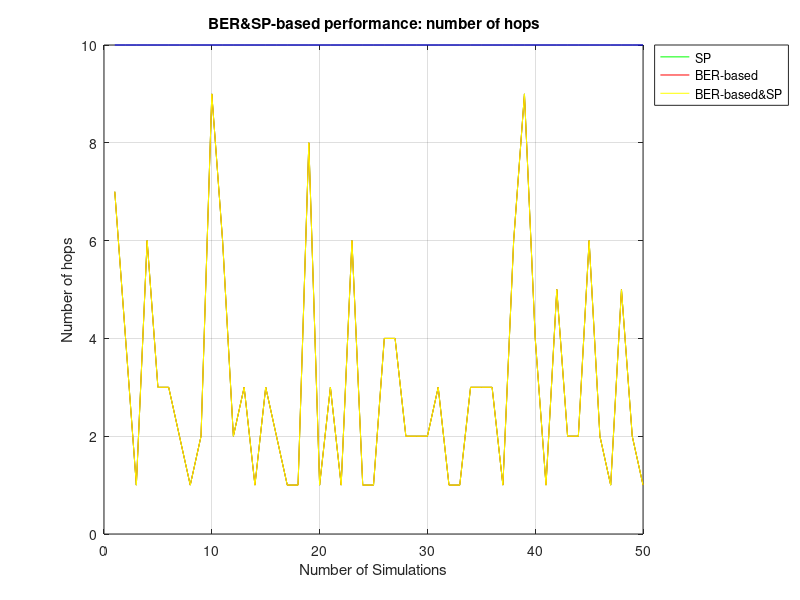
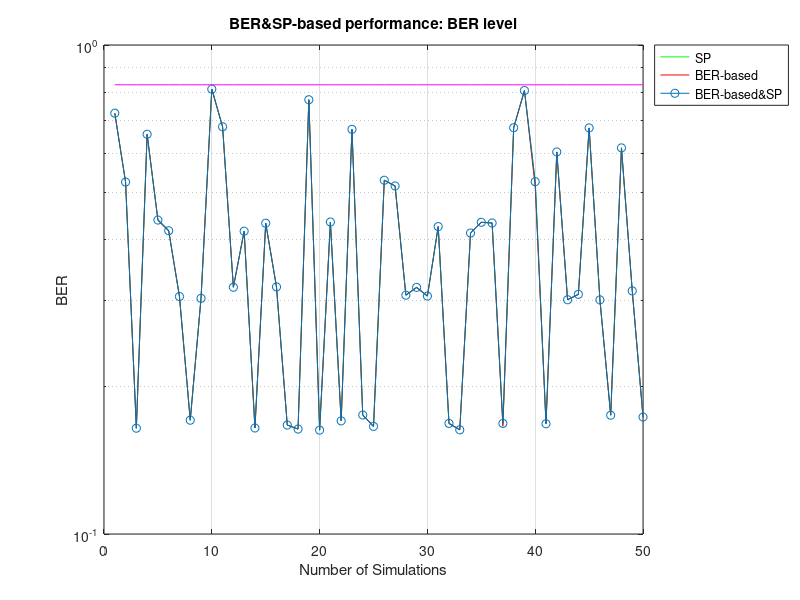
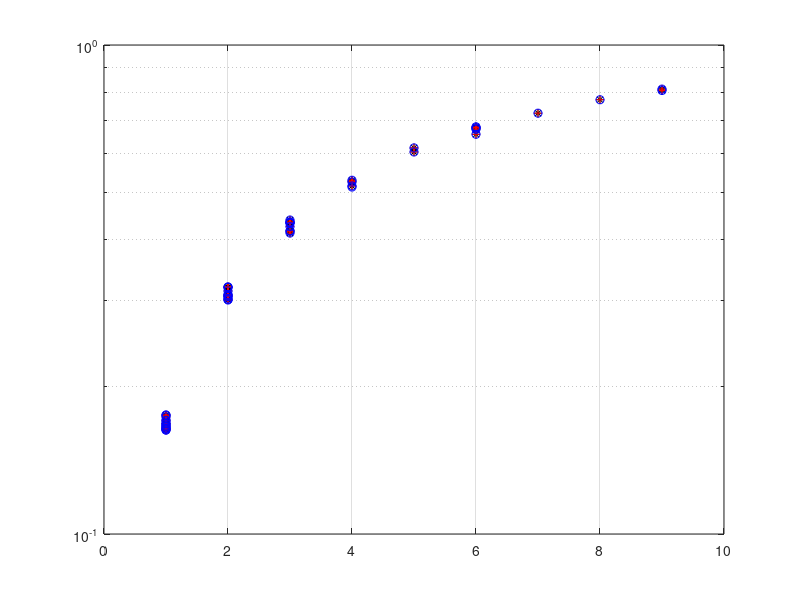

Source code (MATLAB) for these figures, in order:
clear all; 
close all; 
F=6; %noise figure in dB
K=1.38*1e-23;  %Boltzman constant
T=300; %room temperature in K
Pt=1e-3;  %mW
B=20*1e6;
N=300;

Rb=128*1024; % [b/s], data rate = 128kbps
L=1e4; %b/pck
lamda=1; %pck/s
rho=1e-3;    %the node spatial density, [nodes/kv.m]
rlink=1/sqrt(rho);

n_max=ceil(2*sqrt(N/pi));  %maxim number of hops in a route
%aver.number of hops in a route
n=floor(((2+N)*sqrt(N)+3*N)/(2*(N-1)));

Pr=Pt/rlink^2;
Ptherm=10^(F/10)*K*T*B;
nTier1 = randi(7,1,1);%1.Tierre transmit. neighbors
nTier2 = randi(5,1,1);%2st Tierre transmitting neighbors
Pini=nTier1*Pt/(2*rlink)^2+nTier2*Pt/((3*rlink)^2)
SNRlink_ini=Pr/(Ptherm+Pini);
BERlink_ini=0.5*erfc(sqrt(SNRlink_ini));
BERroute=1-(1-BERlink_ini).^n;
BERroutem=1-(1-BERlink_ini)^n_max;
     
route_SP=zeros(50,2);
route_BER=zeros(50,2);
route=zeros(50,2);
k=1;

while(k<51)
    
 %Random values of routes
  %BER_rand_link=randi([90 103],1,5)*1e-3;
  BER_rand_link=(BERlink_ini+(BERlink_ini/12)*rand(1,7));
   %n_rand=randi([n-5 n+5],1,7);
  for o=1:7
   a=[n_max:-1:1]
    n_rand(1,o)=a(1,randi([1 n_max], 1,1));
  end
    for m=1:length(n_rand)
        BERrand_route(1,m)=1-(1-BER_rand_link(1,m)).^n_rand(1,m);
    end
  %List of routes to destination X, 
  %where first row BER and 2nd is nh
    for i =1:length(BERrand_route)
        Tn(i,:)=cat(2,BERrand_route(1,i),n_rand(1,i));
    end

%Short Path (SP) route selection algorith
    Tn1=sortrows(Tn,2); %Tn sorted by number of hops(ascending)
    route_SP(k,1)=Tn1(1,1);
    route_SP(k,2)=Tn1(1,2);

 %BER-based route selection algorith
    Tn2=sortrows(Tn,1); %Tn sorted by  by BER number(ascending)
    route_BER(k,1)=Tn2(1,1);
    route_BER(k,2)=Tn2(1,2);

%SP&&BER-based route selection algorith
%First from Tn sorted by length of route,starting from shortest
% for each pair (BER, nh) compare routes BER < avg.BER. If all BER 
%are > avg.BER then selected route with smallest available BER.
    for i=1:length(Tn) 
        if Tn1(i,1)<BERroute&(route(k,2)==0)  
            route(k,1)=Tn1(i,1);
            route(k,2)=Tn1(i,2);
        else
            if i==5&(route(k,2)==0)   
                route(k,1)=Tn2(1,1);
                route(k,2)=Tn2(1,2);
            end
           
        end
    end
    k=k+1;
end

x=1:50;

figure(1) 
	plot(x, route_SP(:,2), 'g'), grid on, hold on
    plot(x, route_BER(:,2), 'r'), hold on
	plot(x, route(:,2), 'y'), hold on;
    plot(x, ones(size(x))*n, 'b') 
	vleg = legend('SP','BER-based','BER-based&SP','Location',...
		'NorthEastOutside');
	xlabel('Number of Simulations')
	ylabel('Number of hops')
	title('BER&SP-based performance: number of hops')
	%axis([0 51 8 22]);

figure(2)
	semilogy(x, route_SP(:,1), 'g'), grid on, hold on
	semilogy(x, route_BER(:,1), 'r'), hold on
	semilogy(x, route(:,1), 'o-'), hold on;
    semilogy(x, ones(size(x))*BERroute, 'm') 
	vleg = legend('SP','BER-based','BER-based&SP','Location',...
		'NorthEastOutside');
	xlabel('Number of Simulations')
	ylabel('BER')
	title('BER&SP-based performance: BER level')
    
 figure(3)
	semilogy(route(:,2),route(:,1), 'k*'),grid on, hold on
    semilogy(route_SP(:,2),route_SP(:,1), 'r+'), hold on
	semilogy(route_BER(:,2),route_BER(:,1), 'bo'),hold on
    %plot(x, ones(size(x))*n, 'b') 
